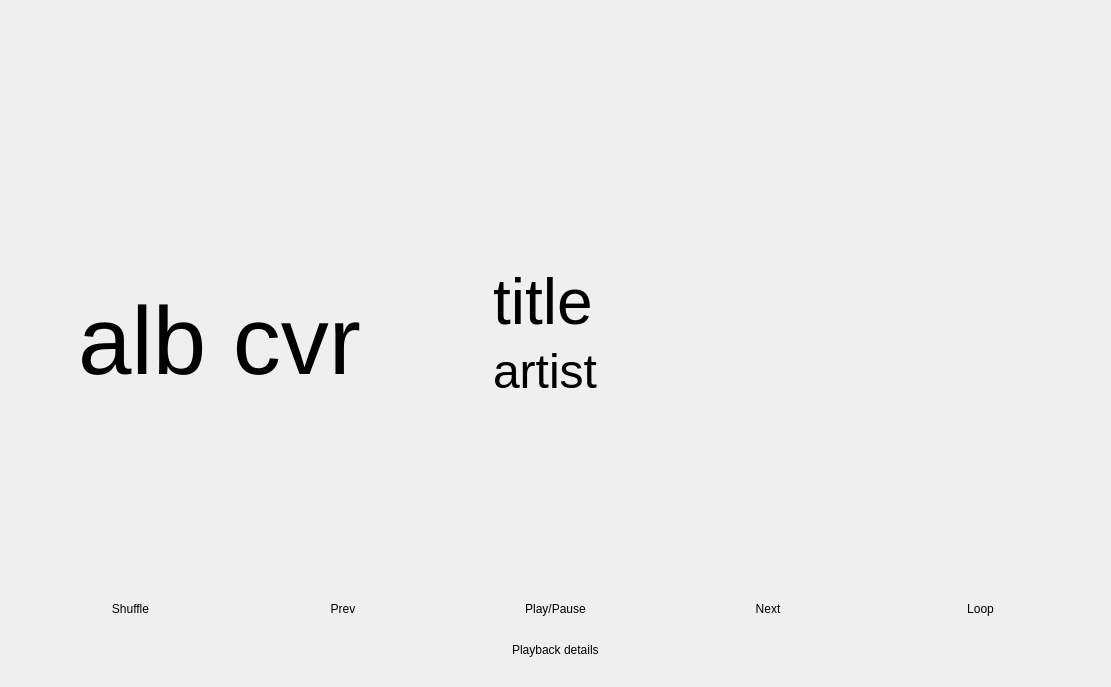
<?xml version="1.0" encoding="UTF-8"?>
<ui version="4.0">
 <class>MainWindow</class>
 <widget class="QMainWindow" name="MainWindow">
  <property name="geometry">
   <rect>
    <x>0</x>
    <y>0</y>
    <width>1111</width>
    <height>687</height>
   </rect>
  </property>
  <property name="sizePolicy">
   <sizepolicy hsizetype="Fixed" vsizetype="Fixed">
    <horstretch>0</horstretch>
    <verstretch>0</verstretch>
   </sizepolicy>
  </property>
  <property name="contextMenuPolicy">
   <enum>Qt::NoContextMenu</enum>
  </property>
  <property name="windowTitle">
   <string>Spotistyle</string>
  </property>
  <property name="tabShape">
   <enum>QTabWidget::Rounded</enum>
  </property>
  <widget class="QWidget" name="centralwidget">
   <property name="styleSheet">
    <string notr="true">background-color: transparent;</string>
   </property>
   <layout class="QVBoxLayout" name="verticalLayout_2">
    <item>
     <spacer name="verticalSpacer_2">
      <property name="orientation">
       <enum>Qt::Vertical</enum>
      </property>
      <property name="sizeType">
       <enum>QSizePolicy::Expanding</enum>
      </property>
      <property name="sizeHint" stdset="0">
       <size>
        <width>20</width>
        <height>90</height>
       </size>
      </property>
     </spacer>
    </item>
    <item>
     <widget class="QFrame" name="trackDataWidget">
      <property name="styleSheet">
       <string notr="true">background-color: transparent; border: none;</string>
      </property>
      <property name="frameShape">
       <enum>QFrame::StyledPanel</enum>
      </property>
      <property name="frameShadow">
       <enum>QFrame::Plain</enum>
      </property>
      <property name="lineWidth">
       <number>0</number>
      </property>
      <layout class="QHBoxLayout" name="horizontalLayout">
       <item>
        <spacer name="horizontalSpacer_3">
         <property name="orientation">
          <enum>Qt::Horizontal</enum>
         </property>
         <property name="sizeType">
          <enum>QSizePolicy::Preferred</enum>
         </property>
         <property name="sizeHint" stdset="0">
          <size>
           <width>60</width>
           <height>20</height>
          </size>
         </property>
        </spacer>
       </item>
       <item>
        <widget class="QLabel" name="albumArtLabel">
         <property name="sizePolicy">
          <sizepolicy hsizetype="Fixed" vsizetype="Fixed">
           <horstretch>0</horstretch>
           <verstretch>0</verstretch>
          </sizepolicy>
         </property>
         <property name="minimumSize">
          <size>
           <width>360</width>
           <height>360</height>
          </size>
         </property>
         <property name="maximumSize">
          <size>
           <width>360</width>
           <height>360</height>
          </size>
         </property>
         <property name="font">
          <font>
           <pointsize>72</pointsize>
          </font>
         </property>
         <property name="text">
          <string>alb cvr</string>
         </property>
        </widget>
       </item>
       <item>
        <spacer name="horizontalSpacer_5">
         <property name="orientation">
          <enum>Qt::Horizontal</enum>
         </property>
         <property name="sizeType">
          <enum>QSizePolicy::Preferred</enum>
         </property>
         <property name="sizeHint" stdset="0">
          <size>
           <width>40</width>
           <height>20</height>
          </size>
         </property>
        </spacer>
       </item>
       <item>
        <widget class="QFrame" name="textDataWidget">
         <property name="sizePolicy">
          <sizepolicy hsizetype="Expanding" vsizetype="Fixed">
           <horstretch>0</horstretch>
           <verstretch>0</verstretch>
          </sizepolicy>
         </property>
         <property name="minimumSize">
          <size>
           <width>500</width>
           <height>360</height>
          </size>
         </property>
         <property name="maximumSize">
          <size>
           <width>16777215</width>
           <height>360</height>
          </size>
         </property>
         <property name="styleSheet">
          <string notr="true">background-color: transparent; border: none;</string>
         </property>
         <property name="frameShape">
          <enum>QFrame::StyledPanel</enum>
         </property>
         <property name="frameShadow">
          <enum>QFrame::Raised</enum>
         </property>
         <layout class="QVBoxLayout" name="verticalLayout">
          <item>
           <widget class="QLabel" name="songTitleLabel">
            <property name="font">
             <font>
              <pointsize>48</pointsize>
             </font>
            </property>
            <property name="text">
             <string>title </string>
            </property>
            <property name="alignment">
             <set>Qt::AlignBottom|Qt::AlignLeading|Qt::AlignLeft</set>
            </property>
           </widget>
          </item>
          <item>
           <widget class="QLabel" name="songArtistLabel">
            <property name="font">
             <font>
              <pointsize>36</pointsize>
             </font>
            </property>
            <property name="autoFillBackground">
             <bool>false</bool>
            </property>
            <property name="styleSheet">
             <string notr="true"/>
            </property>
            <property name="text">
             <string>artist</string>
            </property>
            <property name="alignment">
             <set>Qt::AlignLeading|Qt::AlignLeft|Qt::AlignTop</set>
            </property>
           </widget>
          </item>
         </layout>
        </widget>
       </item>
       <item>
        <spacer name="horizontalSpacer_4">
         <property name="orientation">
          <enum>Qt::Horizontal</enum>
         </property>
         <property name="sizeType">
          <enum>QSizePolicy::Preferred</enum>
         </property>
         <property name="sizeHint" stdset="0">
          <size>
           <width>60</width>
           <height>10</height>
          </size>
         </property>
        </spacer>
       </item>
      </layout>
     </widget>
    </item>
    <item>
     <widget class="QFrame" name="playbackWidget">
      <property name="styleSheet">
       <string notr="true">background-color: transparent; border: none;</string>
      </property>
      <property name="frameShape">
       <enum>QFrame::StyledPanel</enum>
      </property>
      <property name="frameShadow">
       <enum>QFrame::Plain</enum>
      </property>
      <property name="lineWidth">
       <number>0</number>
      </property>
      <layout class="QVBoxLayout" name="verticalLayout_3">
       <item>
        <spacer name="verticalSpacer">
         <property name="orientation">
          <enum>Qt::Vertical</enum>
         </property>
         <property name="sizeHint" stdset="0">
          <size>
           <width>20</width>
           <height>40</height>
          </size>
         </property>
        </spacer>
       </item>
       <item>
        <widget class="QFrame" name="playbackControlsWidget">
         <property name="sizePolicy">
          <sizepolicy hsizetype="Preferred" vsizetype="Preferred">
           <horstretch>0</horstretch>
           <verstretch>0</verstretch>
          </sizepolicy>
         </property>
         <property name="styleSheet">
          <string notr="true">background-color: transparent; border: none;</string>
         </property>
         <property name="frameShape">
          <enum>QFrame::StyledPanel</enum>
         </property>
         <property name="frameShadow">
          <enum>QFrame::Plain</enum>
         </property>
         <property name="lineWidth">
          <number>0</number>
         </property>
         <layout class="QHBoxLayout" name="horizontalLayout_3">
          <item>
           <widget class="QPushButton" name="shuffleButton">
            <property name="text">
             <string>Shuffle</string>
            </property>
           </widget>
          </item>
          <item>
           <widget class="QPushButton" name="prevButton">
            <property name="text">
             <string>Prev</string>
            </property>
           </widget>
          </item>
          <item>
           <widget class="QPushButton" name="playButton">
            <property name="text">
             <string>Play/Pause</string>
            </property>
           </widget>
          </item>
          <item>
           <widget class="QPushButton" name="nextButton">
            <property name="text">
             <string>Next</string>
            </property>
           </widget>
          </item>
          <item>
           <widget class="QPushButton" name="loopButton">
            <property name="text">
             <string>Loop</string>
            </property>
           </widget>
          </item>
         </layout>
        </widget>
       </item>
       <item>
        <widget class="QFrame" name="playbackDataWidget">
         <property name="styleSheet">
          <string notr="true">background-color: transparent; border: none;</string>
         </property>
         <property name="frameShape">
          <enum>QFrame::StyledPanel</enum>
         </property>
         <property name="frameShadow">
          <enum>QFrame::Plain</enum>
         </property>
         <property name="lineWidth">
          <number>0</number>
         </property>
         <layout class="QHBoxLayout" name="horizontalLayout_2">
          <item>
           <spacer name="horizontalSpacer">
            <property name="orientation">
             <enum>Qt::Horizontal</enum>
            </property>
            <property name="sizeHint" stdset="0">
             <size>
              <width>468</width>
              <height>20</height>
             </size>
            </property>
           </spacer>
          </item>
          <item>
           <widget class="QLabel" name="label">
            <property name="text">
             <string>Playback details</string>
            </property>
           </widget>
          </item>
          <item>
           <spacer name="horizontalSpacer_2">
            <property name="orientation">
             <enum>Qt::Horizontal</enum>
            </property>
            <property name="sizeHint" stdset="0">
             <size>
              <width>467</width>
              <height>20</height>
             </size>
            </property>
           </spacer>
          </item>
         </layout>
        </widget>
       </item>
      </layout>
     </widget>
    </item>
   </layout>
  </widget>
 </widget>
 <resources/>
 <connections/>
</ui>
